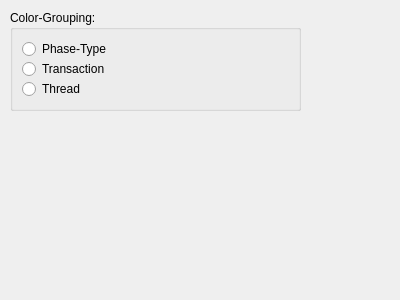
<?xml version="1.0" encoding="UTF-8"?>
<ui version="4.0">
 <class>Preferences</class>
 <widget class="QWidget" name="Preferences">
  <property name="geometry">
   <rect>
    <x>0</x>
    <y>0</y>
    <width>400</width>
    <height>300</height>
   </rect>
  </property>
  <property name="windowTitle">
   <string>Preferences</string>
  </property>
  <widget class="QGroupBox" name="verticalGroupBox">
   <property name="geometry">
    <rect>
     <x>10</x>
     <y>10</y>
     <width>291</width>
     <height>101</height>
    </rect>
   </property>
   <property name="title">
    <string>Color-Grouping:</string>
   </property>
   <layout class="QVBoxLayout" name="verticalLayout">
    <property name="spacing">
     <number>0</number>
    </property>
    <property name="sizeConstraint">
     <enum>QLayout::SetMaximumSize</enum>
    </property>
    <item>
     <widget class="QRadioButton" name="rb_grouping_phase">
      <property name="text">
       <string>Phase-Type</string>
      </property>
     </widget>
    </item>
    <item>
     <widget class="QRadioButton" name="rb_grouping_transaction">
      <property name="text">
       <string>Transaction</string>
      </property>
     </widget>
    </item>
    <item>
     <widget class="QRadioButton" name="rb_grouping_thread">
      <property name="text">
       <string>Thread</string>
      </property>
     </widget>
    </item>
   </layout>
  </widget>
 </widget>
 <resources/>
 <connections/>
</ui>
